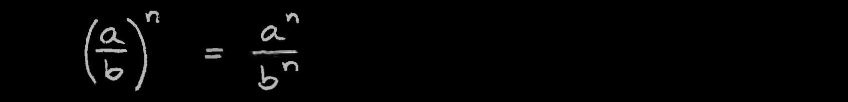
#> input picture images/equations/SKMBT_36317040717260_eq17.png, 1696 x 203 px (shown at 1/2 size)
$ python segment.py   (older library calls are emulated)
#> lines starting #> are read from the running program, lines starting #| are printed output that depends on the picture; after the words box and inside, x2 and y2 are one past the last pixel; in counts of white or black regions, pixels touching at a corner belong together
### imageutil.py
from skimage import io, transform
from scipy import ndimage
import numpy as np


# img = io.imread("/Users/chenhongji/Projects/img.png", as_grey=True)
# filtered = ndimage.median_filter(img, 5)
# io.imsave("/Users/chenhongji/Projects/filtered.png", filtered)


# accept img in ndarray format.
def reduce_noise(img):
    return ndimage.median_filter(img, 5)


def two_value(img):
    rows, cols = img.shape
    img2 = np.zeros((rows, cols), dtype=np.uint8)
    for i in range(rows):
        for j in range(cols):
            if img[i][j] > 128:
                img2[i][j] = 255
            else:
                img2[i][j] = 0
    return img2


def image_process(img):
    return reduce_noise(two_value(img))


# [12 lines left out: function normalize, not called in this run]

### segment.py
import numpy as np
from skimage import io, measure
from imageutil import image_process


# input an image
# return the image after preprocessing, component boundaries and labelling
def label_components(image):
    rows, cols = image.shape
    image = image_process(image)
    cc, number = measure.label(image, background=0, return_num=True, connectivity=2)
    # component boundaries
    cbs = [[rows, cols, 0, 0] for i in range(number)]
    for i in range(rows):
        for j in range(cols):
            label = cc[i][j] - 1
            if label < 0:
                continue
            cbs[label][0] = min(cbs[label][0], i)
            cbs[label][1] = min(cbs[label][1], j)
            cbs[label][2] = max(cbs[label][2], i)
            cbs[label][3] = max(cbs[label][3], j)
    return (image, cbs, cc)


# output a list of small images
def segment_components_by_label(image, cbs, cc):
    components = []
    number = len(cbs)
    for i in range(number):
        label = i + 1
        x1, y1, x2, y2 = cbs[i][0], cbs[i][1], cbs[i][2], cbs[i][3]
        if x2-x1<=3 and y2-y1<=3:
            continue
        component = np.zeros((x2 - x1 + 1, y2 - y1 + 1), dtype=np.uint8)
        for row in range(x1, x2 + 1):
            for col in range(y1, y2 + 1):
                if cc[row][col] == label:
                    component[row - x1][col - y1] = image[row][col]
        components.append(component)
    return components


def save_images(components):
    num = len(components)
    for i in range(num):
        io.imsave("images/components/tmp" + str(i + 1) + ".png", components[i])


def get_connected_components(origin_image):
    image, cbs, label = label_components(origin_image)
    return segment_components_by_label(origin_image, cbs, label)


if __name__ == "__main__":
    origin_image = io.imread("images/equations/SKMBT_36317040717260_eq17.png", as_grey=True)
#> origin_image is the input picture: shape (203, 1696); min 0, max 224, mean 3.5
    image, cbs, label = label_components(origin_image)
#> after the loop in two_value, `for i in range(rows):`:
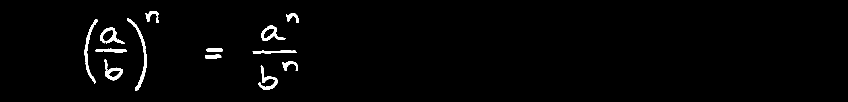
#> img2: shape (203, 1696) (shown at 1/2 size); 1.7% white; 14 white regions (1 under 20 px), largest, box (x1, y1, x2, y2) and area: (254, 36, 294, 182) 884, (169, 39, 196, 168) 698, (200, 54, 250, 88) 569
#> in reduce_noise, `return ndimage.median_filter(img, 5)`:
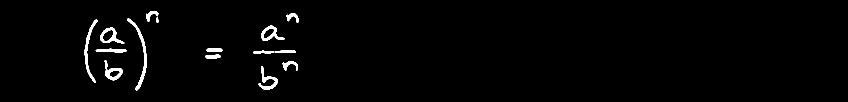
#> returned value: shape (203, 1696) (shown at 1/2 size); 1.7% white; 15 white regions, largest, box (x1, y1, x2, y2) and area: (254, 36, 294, 181) 877, (169, 39, 195, 166) 691, (200, 55, 249, 88) 568
#> in label_components, `cc, number = measure.label(image, background=0, return_num=True, conne..`:
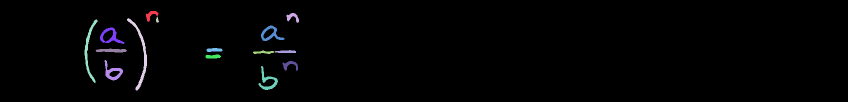
#> cc: shape (203, 1696) int64 (shown at 1/2 size); 16 distinct labels, from 0 to 15; one colour per label, 0 black
#> in label_components, `cc, number = measure.label(image, background=0, return_num=True, conne..`: number = 15
#> after the loop in label_components, `for i in range(rows):`: cbs = 15 items, first 6: [22, 292, 43, 316], [26, 573, 45, 597], [33, 312, 44, 317], [36, 254, 180, 293], [39, 169, 165, 194], [51, 522, 81, 568]
    # cut out the components
    components = segment_components_by_label(origin_image, cbs, label)
#> in segment_components_by_label, `number = len(cbs)`: number = 15
#> the loop in segment_components_by_label, `for i in range(number):` made 15 passes
#> (x1, y1, x2, y2) on passes 1 to 12: (22, 292, 43, 316), (26, 573, 45, 597), (33, 312, 44, 317), (36, 254, 180, 293), (39, 169, 165, 194), (51, 522, 81, 568), (55, 200, 87, 248), (96, 413, 103, 444), (97, 191, 104, 253), (100, 550, 105, 591), (101, 506, 107, 548), (109, 411, 116, 441)
#> after the loop in segment_components_by_label, `for i in range(number):`:
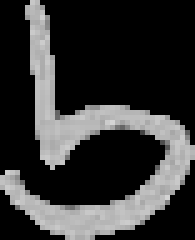
#> component: shape (48, 39) (shown 5 times larger); min 0, max 213, mean 52.6
#> after the loop in segment_components_by_label, `for i in range(number):`: components = 15 items
#> components = 15 items
    save_images(components)
#> in save_images, `num = len(components)`: num = 15
#> the loop in save_images, `for i in range(num):` made 15 passes
#> pass 1, in save_images, `io.imsave("images/components/tmp" + str(i + 1) + ".png", components[i])`:
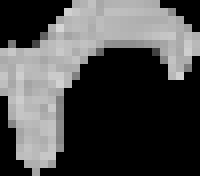
#> saved as tmp1.png: shape (22, 25) (shown 8 times larger); min 0, max 214, mean 75
#> pass 2, in save_images, `io.imsave("images/components/tmp" + str(i + 1) + ".png", components[i])`:
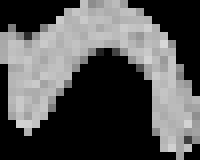
#> saved as tmp2.png: shape (20, 25) (shown 8 times larger); min 0, max 215, mean 84.2

$ run again, with images/equations/SKMBT_36317040717260_eq22.png copied over images/equations/SKMBT_36317040717260_eq17.png
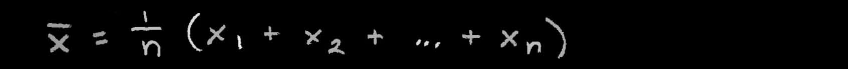
#> input picture images/equations/SKMBT_36317040717260_eq22.png, 1696 x 137 px (shown at 1/2 size)
#> origin_image is the input picture: shape (137, 1696); min 0, max 255, mean 5.6
#> after the loop in two_value, `for i in range(rows):`:
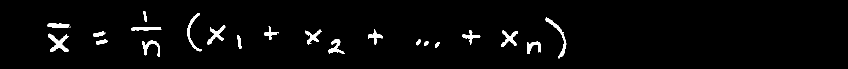
#> img2: shape (137, 1696) (shown at 1/2 size); 2.7% white; 22 white regions (1 under 20 px), largest, box (x1, y1, x2, y2) and area: (97, 67, 137, 104) 639, (1091, 35, 1133, 117) 508, (415, 50, 451, 90) 455
#> cc: shape (137, 1696) int64; 22 distinct labels, from 0 to 21
#> in label_components, `cc, number = measure.label(image, background=0, return_num=True, conne..`: number = 21
#> after the loop in label_components, `for i in range(rows):`: cbs = 21 items, first 6: [23, 287, 42, 293], [26, 375, 101, 401], [36, 1091, 115, 1131], [46, 95, 55, 138], [51, 415, 88, 449], [54, 263, 61, 321]
#> in segment_components_by_label, `number = len(cbs)`: number = 21
#> the loop in segment_components_by_label, `for i in range(number):` made 21 passes
#> after the loop in segment_components_by_label, `for i in range(number):`: components = 21 items
#> num = 21
#> the loop in save_images, `for i in range(num):` made 21 passes
#> pass 2, in save_images, `io.imsave("images/components/tmp" + str(i + 1) + ".png", components[i])`:
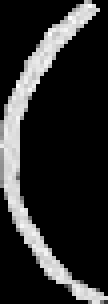
#> saved as tmp2.png: shape (76, 27) (shown 4 times larger); min 0, max 255, mean 43.1

$ run again, with images/equations/SKMBT_36317040717260_eq25.png copied over images/equations/SKMBT_36317040717260_eq17.png
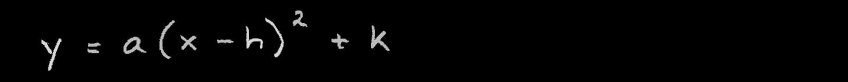
#> input picture images/equations/SKMBT_36317040717260_eq25.png, 1696 x 163 px (shown at 1/2 size)
#> origin_image is the input picture: shape (163, 1696); min 0, max 255, mean 3.7
#> after the loop in two_value, `for i in range(rows):`:
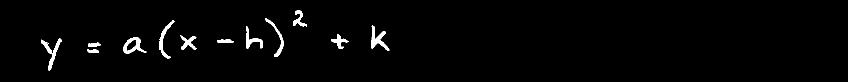
#> img2: shape (163, 1696) (shown at 1/2 size); 1.7% white; 14 white regions (1 under 20 px), largest, box (x1, y1, x2, y2) and area: (742, 51, 779, 102) 652, (247, 74, 293, 108) 602, (319, 40, 349, 118) 513
#> cc: shape (163, 1696) int64; 13 distinct labels, from 0 to 12
#> in label_components, `cc, number = measure.label(image, background=0, return_num=True, conne..`: number = 12
#> after the loop in label_components, `for i in range(rows):`: cbs = [[21, 586, 52, 612], [37, 531, 113, 566], [41, 319, 116, 347], [52, 742, 100, 777], [54, 492, 96, 525], [69, 663, 96, 695], [72, 362, 99, 391], [74, 247, 107, 289], [77, 83, 139, 122], [79, 435, 85, 464], [85, 176, 92, 199], [99, 175, 105, 196]]
#> in segment_components_by_label, `number = len(cbs)`: number = 12
#> the loop in segment_components_by_label, `for i in range(number):` made 12 passes
#> after the loop in segment_components_by_label, `for i in range(number):`: components = 12 items
#> num = 12
#> the loop in save_images, `for i in range(num):` made 12 passes
#> pass 2, in save_images, `io.imsave("images/components/tmp" + str(i + 1) + ".png", components[i])`:
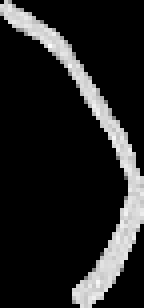
#> saved as tmp2.png: shape (77, 36) (shown 4 times larger); min 0, max 252, mean 33.7

$ run again, with images/equations/SKMBT_36317040717260_eq26.png copied over images/equations/SKMBT_36317040717260_eq17.png
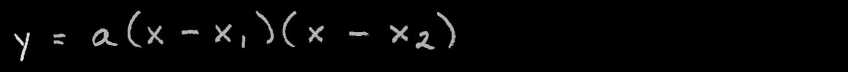
#> input picture images/equations/SKMBT_36317040717260_eq26.png, 1696 x 143 px (shown at 1/2 size)
#> origin_image is the input picture: shape (143, 1696); min 0, max 250, mean 5.2
#> after the loop in two_value, `for i in range(rows):`:
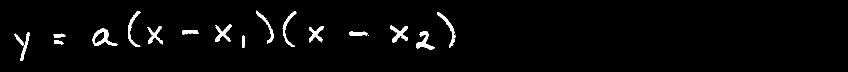
#> img2: shape (143, 1696) (shown at 1/2 size); 2.5% white; 18 white regions (1 under 20 px), largest, box (x1, y1, x2, y2) and area: (185, 57, 235, 92) 662, (832, 62, 869, 99) 513, (780, 51, 815, 85) 495
#> cc: shape (143, 1696) int64; 18 distinct labels, from 0 to 17
#> in label_components, `cc, number = measure.label(image, background=0, return_num=True, conne..`: number = 17
#> after the loop in label_components, `for i in range(rows):`: cbs = 17 items, first 6: [22, 256, 92, 279], [22, 566, 93, 591], [23, 513, 85, 546], [24, 874, 93, 910], [49, 431, 82, 462], [52, 296, 87, 325]
#> in segment_components_by_label, `number = len(cbs)`: number = 17
#> the loop in segment_components_by_label, `for i in range(number):` made 17 passes
#> after the loop in segment_components_by_label, `for i in range(number):`: components = 17 items
#> num = 17
#> the loop in save_images, `for i in range(num):` made 17 passes
#> pass 2, in save_images, `io.imsave("images/components/tmp" + str(i + 1) + ".png", components[i])`:
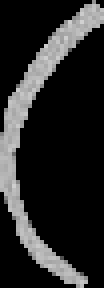
#> saved as tmp2.png: shape (72, 26) (shown 4 times larger); min 0, max 209, mean 38.9
